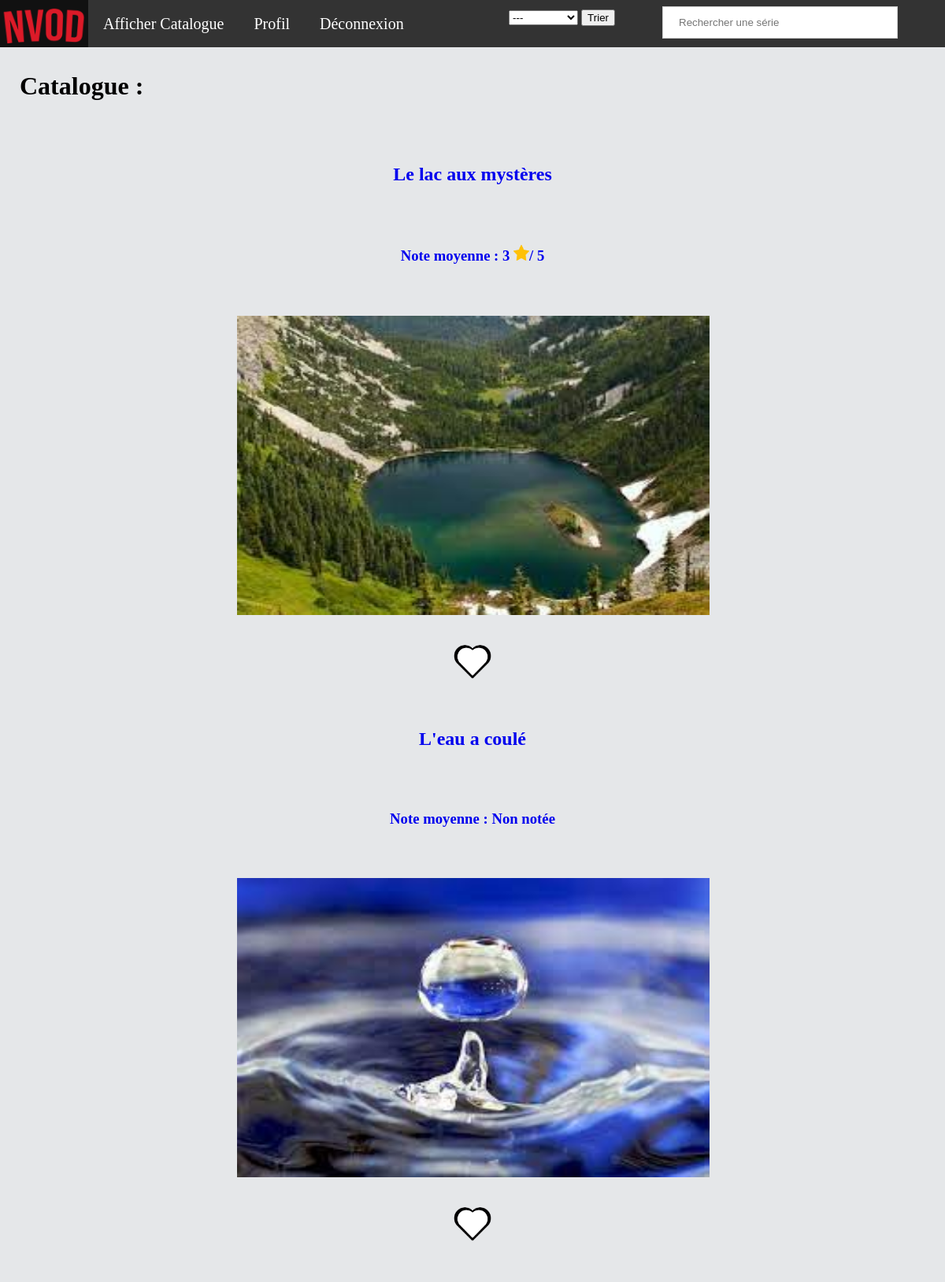
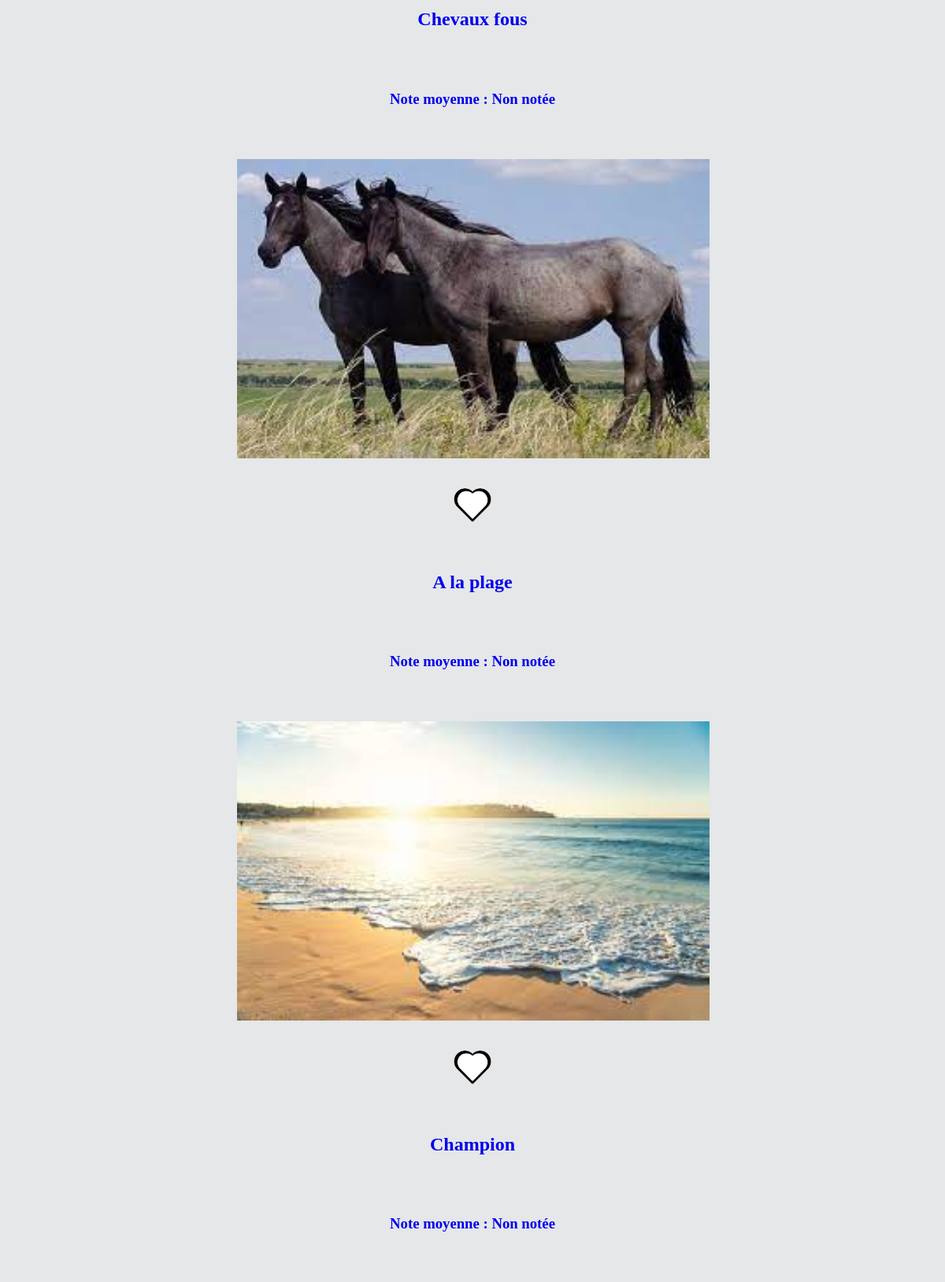
The app's page /?action=display-catalogue (signed in, upper part) with its own data (2 pictures, top to bottom).
### tables this page shows
CREATE TABLE `serie` (
  `id` int(11) NOT NULL,
  `titre` varchar(128) NOT NULL,
  `descriptif` text NOT NULL,
  `img` varchar(256) NOT NULL,
  `genre` varchar(256) NOT NULL,
  `publicVise` varchar(256) NOT NULL,
  `annee` int(11) NOT NULL,
  `date_ajout` date NOT NULL
);

### src/classes/action/Action.php (called while the page is built, shortened)
<?php
abstract class Action {
    public function __construct(){
        $this->http_method = $_SERVER['REQUEST_METHOD'];
    }
}

### index.php (called while the page is built, shortened)
<?php
$html = new Dispatcher();
$html->run();

### src/classes/user/User.php (called while the page is built, shortened)
<?php
class User
{
    static function TrieSQL(string $nomAttribut = null)
    {
        $bdd = ConnectionFactory::makeConnection();
        if ($nomAttribut != null) $query = "select id from serie order by $nomAttribut";
        else $query = "select id from serie";
        $c1 = $bdd->prepare($query);
        $c1->execute();
        $array = null;
        while ($d = $c1->fetch()) {
            $serie = Serie::creerSerie($d["id"]);
            if ($serie != null) {
                $array[] = $serie;
            }
        }
        return $array;
    }
}

### src/classes/video/Serie.php (called while the page is built, shortened)
<?php
class Serie
{
    public function __construct(string $titre, string $img, string $genre, string $publiqueVise, string $descriptif, string $sortie, string $dateAjout,int $id, array $listEpisode = [])
    {
        $this->img = $img;
        $this->titre = $titre;
        $this->id = $id;
    }
    public static function creerSerie(int $id): Serie
    {
        $bdd = ConnectionFactory::makeConnection();
        $req1 = $bdd->prepare("Select * from serie where id=:id");
        $req1->bindParam(":id", $id);
        $req1->execute();
        $d = $req1->fetch();
        $serie = new Serie($d['titre'],$d['img'], $d['genre'], $d['publicVise'], $d['descriptif'], $d['annee'],$d['date_ajout'], $d['id']);
        $req2 = $bdd->prepare("Select episode.id from serie inner join episode on serie.id = episode.serie_id where serie.id=:id");
        $req2->bindParam(":id", $id);
        $req2->execute();
        while ($d = $req2->fetch()) {
            $ep = Episode::chercherEpisode($d['id']);
            $serie->ajouterEpisode($ep);
        }
        return $serie;
    }
    public function __get(string $at): mixed
    {
        if (property_exists($this, $at)) {
            return $this->$at;
        } else {
            throw new \Exception("$at: invalid property");
        }
    }
}

### src/classes/video/Episode.php (called while the page is built, shortened)
<?php
class Episode
{
    public static function chercherEpisode(int $id):Episode{
        $bdd = ConnectionFactory::makeConnection();
        $requete = $bdd->prepare("Select * from episode where id=:id");
        $requete->bindParam(":id",$id);
        $requete->execute();
        $d = $requete->fetch();
        return new Episode($d['titre'],"video/".$d['file'],$d['image'],$d['resume'],$d['numero'],$d['duree'],$d['serie_id']);
    }
}

### src/classes/render/CatalogueRender.php (the view, shortened to what this page needs)
<?php
class CatalogueRender extends Render
{
    protected Serie $serie;
    public function __construct(Serie $serie)
    {
        $this->serie = $serie;
    }
    public function render(int $selector = 1): string
    {
        $bdd = ConnectionFactory::makeConnection();
        $res = "";
        $id = $this->serie->id;
        if($selector===1) {
            $c2 = $bdd->prepare("select AVG(note) as moyenne from commentaire where  idSerie=?");
            $c2->bindParam(1, $id);
            $c2 ->execute();
            $moyenne = $c2->fetch()['moyenne'];
            if($moyenne === null) $moyenne = "Non notée";
            else $moyenne =round($moyenne,2) . " <img id ='stars' src='image/stars.png'>/ 5";
            $res = "<div class='liste'><a href='?action=display-serie&id=" . $id . "' id='lienVid'><h2><center>" . $this->serie->titre ."</h2></a>";
            $res .= "";
            $res .= "<h3><center><a href='?action=display-commentaire&id=" . $this->serie->id . "' id='lien'>Note moyenne : $moyenne</a></h3>";
            $res .= "<center><a href='?action=display-serie&id=" . $this->serie->id . "' id='lien'><div class=zoom>
                    <div class=image2>
                    <img src='Image/" . $this->serie->img . "' width='600' height='380'></a></center><br>
                    </div>
                    </div>
                    </div>";
            $trouve = false;
             if($trouve){
                 $res .= "<center><a href='?action=prefere&fav=oui&id=" . $this->serie->id . "'><img src='Image/coeurplein.png' width='70' height='70'></a></center>";
             }else {
                 $res .= "<center><a href='?action=prefere&fav=non&id=" . $this->serie->id . "'><img src='Image/coeurvide.png' width='70' height='70'></a></center>";
             }
        }
        return $res;
    }
}

### src/classes/action/DisplayCatalogueAction.php (shortened to what this page needs)
<?php
class DisplayCatalogueAction extends \iutnc\netvod\action\Action
{
    public function execute(): string
    {
        $res = "";
        if ($this->http_method == "GET") {
            if (isset($_GET['search'])) {
                $res = $this->afficherCatalogue($_GET['search']);
            }
            elseif(isset($_GET['trie'])){
                $res=$this->Trie($_GET['trie']);
            }elseif(isset($_GET['genre']) && isset($_GET['type'])) {
                $res = $this->Filtre($_GET['type'],$_GET['genre']);
            }else{
                $res .= $this->afficherCatalogue();
            }
        } else if ($this->http_method == "POST") {
            if(isset($_POST['search'])){
                header('Location: ?action=display-catalogue&search='.$_POST['search']);
            }
            if(isset($_POST['trie'])){
                header('Location: ?action=display-catalogue&trie='.$_POST['trie']);
            }
            if(isset($_POST['filtre1']) && isset($_POST['filtre2'])){
                header('Location: ?action=display-catalogue&type='.$_POST['filtre1'].'&genre='.$_POST['filtre2']);
            }
        }
        return $res;
    }
    public function afficherCatalogue(string $search =""): string
    {
        $res = "";
        if ($this->http_method == "GET") {
            $res = "<h1>Catalogue : </h1>";
            $array = User::TrieSQL();
            if ($array!=null) {
                foreach ($array as $d) {
                    $serieCouranteRenderer = new CatalogueRender($d);
                    $res .= $serieCouranteRenderer->render(1);
                }
            }
        }
        return $res;
    }
}

### css/style.css (style rules this page uses)
a { height: 20px; outline: none; text-decoration: none; padding: 2px 1px 0; }
h1 { padding-top: 10px; padding-left: 25px; padding-bottom: 10px; }
h2 { padding: 10px; }
h3 { padding: 10px; }
.image2 { width: 100%; height: 100%; padding-left: 0px; }
.zoom { width: 50%; height: 20%; }
.image2 img { -webkit-transition: all 1s ease; -moz-transition: all 1s ease; -ms-transition: all 1s ease; -o-transition: all 1s ease; transition: all 1s ease; }
#stars { width: 20px; }
body { background: #E5E7E9; margin: 0px; }

### records on screen
serie: titre "Le lac aux mystères", moyenne "3", img (picture)
serie: titre "L'eau a coulé", moyenne "Non notée", img (picture)
serie: titre "Chevaux fous", moyenne "Non notée", img (picture)
serie: titre "A la plage", moyenne "Non notée", img (picture)
serie: titre "Champion", moyenne "Non notée"
